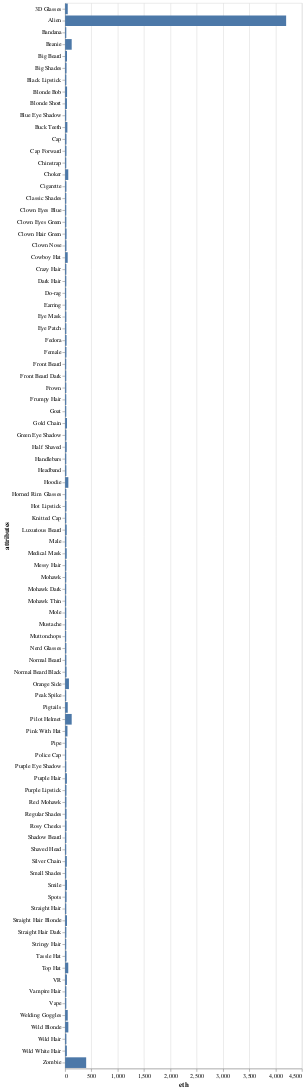

Notebook source saved alongside this figure:
### Code cell
alt.Chart(ethattr).encode(x="eth", y="attributes").mark_bar()

### Figure 1 — Vega-Lite specification as saved in the notebook (floating-point values rounded to 4 significant figures)
{"config": {"view": {"continuousWidth": 400, "continuousHeight": 300}}, "data": {"name": "data-1540667b78bbda05037bfe35e34a4fa0"}, "mark": "bar", "encoding": {"x": {"type": "quantitative", "field": "eth"}, "y": {"type": "nominal", "field": "attributes"}}, "$schema": "https://vega.github.io/schema/vega-lite/v4.8.1.json", "datasets": {"data-1540667b78bbda05037bfe35e34a4fa0": [{"attributes": "3D Glasses", "eth": 50.0}, {"attributes": "Alien", "eth": 4200.0}, {"attributes": "Bandana", "eth": 22.5}, {"attributes": "Beanie", "eth": 125.0}, {"attributes": "Big Beard", "eth": 36.0}, {"attributes": "Big Shades", "eth": 27.49}, {"attributes": "Black Lipstick", "eth": 24.0}, {"attributes": "Blonde Bob", "eth": 37.0}, {"attributes": "Blonde Short", "eth": 34.5}, {"attributes": "Blue Eye Shadow", "eth": 22.5}, {"attributes": "Buck Teeth", "eth": 43.0}, {"attributes": "Cap", "eth": 25.95}, {"attributes": "Cap Forward", "eth": 25.62}, {"attributes": "Chinstrap", "eth": 22.5}, {"attributes": "Choker", "eth": 60.0}, {"attributes": "Cigarette", "eth": 24.97}, {"attributes": "Classic Shades", "eth": 23.0}, {"attributes": "Clown Eyes Blue", "eth": 22.5}, {"attributes": "Clown Eyes Green", "eth": 23.68}, {"attributes": "Clown Hair Green", "eth": 27.5}, {"attributes": "Clown Nose", "eth": 25.5}, {"attributes": "Cowboy Hat", "eth": 49.0}, {"attributes": "Crazy Hair", "eth": 23.43}, {"attributes": "Dark Hair", "eth": 22.99}, {"attributes": "Do-rag", "eth": 20.98}, {"attributes": "Earring", "eth": 23.68}, {"attributes": "Eye Mask", "eth": 23.99}, {"attributes": "Eye Patch", "eth": 23.66}, {"attributes": "Fedora", "eth": 26.99}, {"attributes": "Female", "eth": 25.05}, {"attributes": "Front Beard", "eth": 21.99}, {"attributes": "Front Beard Dark", "eth": 22.24}, {"attributes": "Frown", "eth": 23.0}, {"attributes": "Frumpy Hair", "eth": 22.25}, {"attributes": "Goat", "eth": 22.3}, {"attributes": "Gold Chain", "eth": 35.25}, {"attributes": "Green Eye Shadow", "eth": 24.5}, {"attributes": "Half Shaved", "eth": 29.99}, {"attributes": "Handlebars", "eth": 22.96}, {"attributes": "Headband", "eth": 24.48}, {"attributes": "Hoodie", "eth": 61.3}, {"attributes": "Horned Rim Glasses", "eth": 23.5}, {"attributes": "Hot Lipstick", "eth": 26.0}, {"attributes": "Knitted Cap", "eth": 23.25}, {"attributes": "Luxurious Beard", "eth": 29.99}, {"attributes": "Male", "eth": 23.92}, {"attributes": "Medical Mask", "eth": 30.0}, {"attributes": "Messy Hair", "eth": 23.0}, {"attributes": "Mohawk", "eth": 22.5}, {"attributes": "Mohawk Dark", "eth": 21.82}, {"attributes": "Mohawk Thin", "eth": 21.24}, {"attributes": "Mole", "eth": 22.3}, {"attributes": "Mustache", "eth": 21.0}, {"attributes": "Muttonchops", "eth": 20.95}, {"attributes": "Nerd Glasses", "eth": 23.99}, {"attributes": "Normal Beard", "eth": 24.25}, {"attributes": "Normal Beard Black", "eth": 27.74}, {"attributes": "Orange Side", "eth": 72.5}, {"attributes": "Peak Spike", "eth": 21.75}, {"attributes": "Pigtails", "eth": 50.0}, {"attributes": "Pilot Helmet", "eth": 125.0}, {"attributes": "Pink With Hat", "eth": 44.5}, {"attributes": "Pipe", "eth": 27.5}, {"attributes": "Police Cap", "eth": 21.49}, {"attributes": "Purple Eye Shadow", "eth": 23.48}, {"attributes": "Purple Hair", "eth": 33.75}, {"attributes": "Purple Lipstick", "eth": 25.86}, {"attributes": "Red Mohawk", "eth": 25.38}, {"attributes": "Regular Shades", "eth": 27.0}, {"attributes": "Rosy Cheeks", "eth": 27.75}, {"attributes": "Shadow Beard", "eth": 24.25}, {"attributes": "Shaved Head", "eth": 22.0}, {"attributes": "Silver Chain", "eth": 32.0}, {"attributes": "Small Shades", "eth": 22.59}, {"attributes": "Smile", "eth": 34.5}, {"attributes": "Spots", "eth": 27.99}, {"attributes": "Straight Hair", "eth": 22.84}, {"attributes": "Straight Hair Blonde", "eth": 35.0}, {"attributes": "Straight Hair Dark", "eth": 24.0}, {"attributes": "Stringy Hair", "eth": 21.9}, {"attributes": "Tassle Hat", "eth": 26.0}, {"attributes": "Top Hat", "eth": 59.75}, {"attributes": "VR", "eth": 34.0}, {"attributes": "Vampire Hair", "eth": 24.25}, {"attributes": "Vape", "eth": 23.0}, {"attributes": "Welding Goggles", "eth": 49.99}, {"attributes": "Wild Blonde", "eth": 61.03}, {"attributes": "Wild Hair", "eth": 24.8}, {"attributes": "Wild White Hair", "eth": 33.0}, {"attributes": "Zombie", "eth": 400.0}]}}
